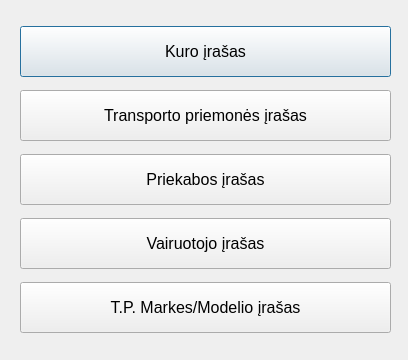
<?xml version="1.0" encoding="UTF-8"?>
<ui version="4.0">
 <class>Dialog</class>
 <widget class="QDialog" name="Dialog">
  <property name="geometry">
   <rect>
    <x>0</x>
    <y>0</y>
    <width>408</width>
    <height>360</height>
   </rect>
  </property>
  <property name="windowTitle">
   <string>Pridėti įraša</string>
  </property>
  <widget class="QWidget" name="widget" native="true">
   <property name="geometry">
    <rect>
     <x>20</x>
     <y>0</y>
     <width>371</width>
     <height>351</height>
    </rect>
   </property>
   <widget class="QPushButton" name="add_kuras">
    <property name="geometry">
     <rect>
      <x>0</x>
      <y>26</y>
      <width>371</width>
      <height>51</height>
     </rect>
    </property>
    <property name="font">
     <font>
      <family>Tahoma</family>
      <pointsize>12</pointsize>
     </font>
    </property>
    <property name="text">
     <string>Kuro įrašas</string>
    </property>
   </widget>
   <widget class="QPushButton" name="tp_iras">
    <property name="geometry">
     <rect>
      <x>0</x>
      <y>90</y>
      <width>371</width>
      <height>51</height>
     </rect>
    </property>
    <property name="font">
     <font>
      <family>Tahoma</family>
      <pointsize>12</pointsize>
     </font>
    </property>
    <property name="text">
     <string>Transporto priemonės įrašas</string>
    </property>
   </widget>
   <widget class="QPushButton" name="priekaba">
    <property name="geometry">
     <rect>
      <x>0</x>
      <y>154</y>
      <width>371</width>
      <height>51</height>
     </rect>
    </property>
    <property name="font">
     <font>
      <family>Tahoma</family>
      <pointsize>12</pointsize>
     </font>
    </property>
    <property name="text">
     <string>Priekabos įrašas</string>
    </property>
   </widget>
   <widget class="QPushButton" name="vair">
    <property name="geometry">
     <rect>
      <x>0</x>
      <y>218</y>
      <width>371</width>
      <height>51</height>
     </rect>
    </property>
    <property name="font">
     <font>
      <family>Tahoma</family>
      <pointsize>12</pointsize>
     </font>
    </property>
    <property name="text">
     <string>Vairuotojo įrašas</string>
    </property>
   </widget>
   <widget class="QPushButton" name="marke">
    <property name="geometry">
     <rect>
      <x>0</x>
      <y>282</y>
      <width>371</width>
      <height>51</height>
     </rect>
    </property>
    <property name="font">
     <font>
      <family>Tahoma</family>
      <pointsize>12</pointsize>
     </font>
    </property>
    <property name="text">
     <string>T.P. Markes/Modelio įrašas</string>
    </property>
    <property name="autoDefault">
     <bool>true</bool>
    </property>
    <property name="default">
     <bool>false</bool>
    </property>
    <property name="flat">
     <bool>false</bool>
    </property>
   </widget>
  </widget>
 </widget>
 <resources/>
 <connections/>
</ui>
